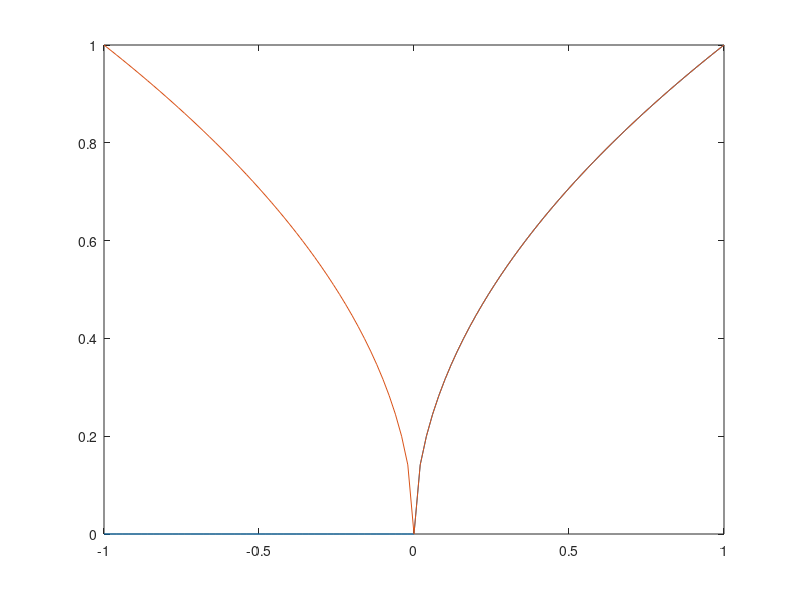

Here is the MATLAB script that generated this plot:
g = 9.81;
tau = 0.5;
kD = 0

A = [0 0 0 1 0 0 0 0 0;...
    0 0 0 0 1 0 0 0 0; ...
    0 0 0 0 0 1 0 0 0;...
    0 0 0 -kD 0 0 0 g 0;...
    0 0 0 0 -kD 0 -g 0 0;...
    0 0 0 0 0 -kD 0 0 0;...
    0 0 0 0 0 0 -1/tau 0 0;...
    0 0 0 0 0 0 0 -1/tau 0; ...
    0 0 0 0 0 0 0 0 0];

Bd = [0 0; 0 0; 0 0; 1 0; 0 1; 0 0; 0 0; 0 0; 0 0];

C = eye(9)

D = zeros(9,2)

sysc = ss(A, Bd, C, D);
sysd = c2d(sysc,0.05,'zoh');

sigma = zeros(9,9);
delta = zeros(9,2);
delta(1,:) = -1;
delta(2,:) = -1;
delta1 = sigma*delta
sigma_new = 0.01*eye(2);

Sigma = [sigma, delta1; delta1', sigma_new];

Abd = [sysd.A, sysd.B];

sigma = Abd * Sigma * Abd';
Sigma = [sigma, delta1; delta1', sigma_new]

for i = 1:5
    sigma = Abd * Sigma * Abd';
    delta1 = sigma*delta
    Sigma = [sigma, delta1; delta1', sigma_new]
end

x = 1.766e-08
xy = 1.102e-12
y = 3.587e-07 %8.435e-15
A = [x, xy; xy, y];


eig(A)

%% Sqrt vs Log 

x = linspace(-1,1,101)
y1 = sqrt(x)
y2 = 2.^(0.5*(log(x.^2)/log(4)))

figure(1)
plot(x, y1)
hold on 
plot(x, y2)

%% c2d 

A = [ 0 0 1 0; 0 0 0 1; 0 0 0 0; 0 0 0 0];
Bd = [0 0; 0 0; 1 0; 0 1];
C = eye(4)
D = zeros(4,2)
sysc = ss(A, Bd, C, D);
sysd = c2d(sysc,0.05,'zoh');